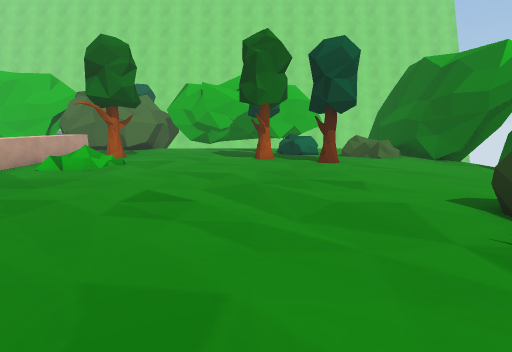
view 1 (above)

18 first-person views from a walk through a Unity game level. The camera is 1.4 m above the floor, tilts 10° down and sees 85° across. The floor is counted in squares, 1 m on a side. Each view is taken from the middle of a square. On the plan, view 1 faces up. The plan holds only what a view shows up to about 14 squares ahead; the rest is blank. The place goes on beyond the plan. The player character is not drawn. Some animated figures are not drawn.

view 2
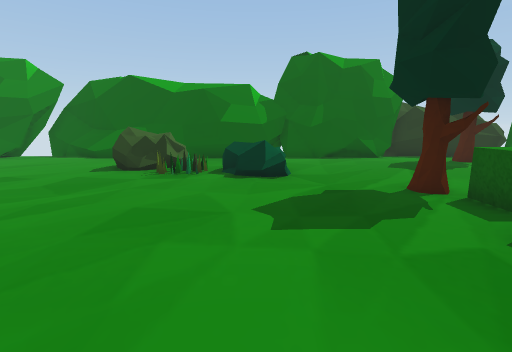

view 3
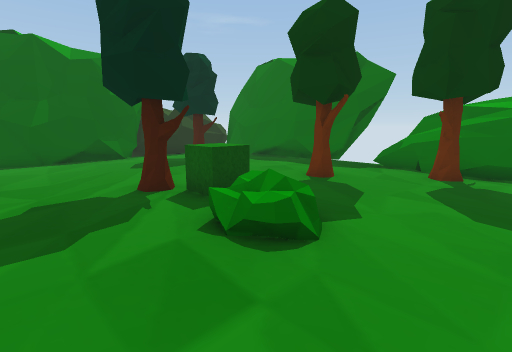

view 4
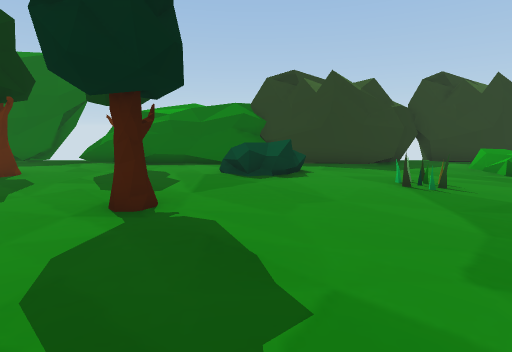

view 5
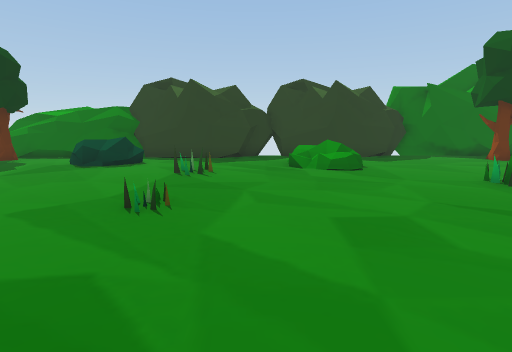

view 6
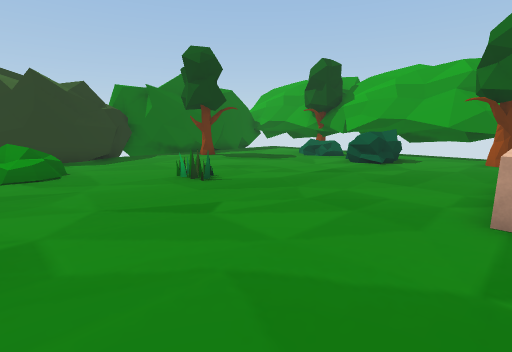

view 7
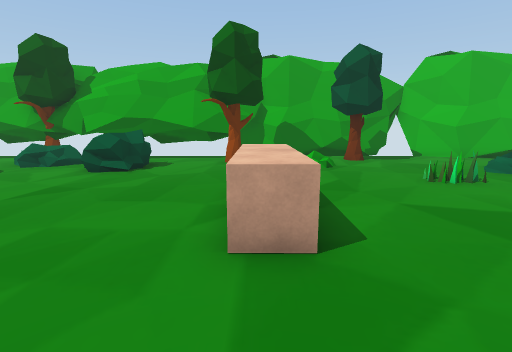

view 8
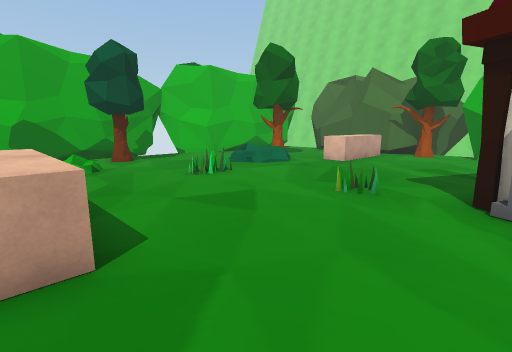

view 9
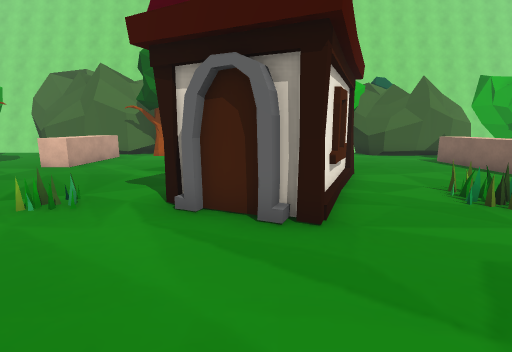

view 10
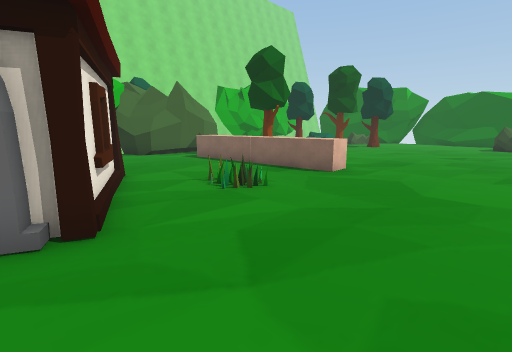

view 11
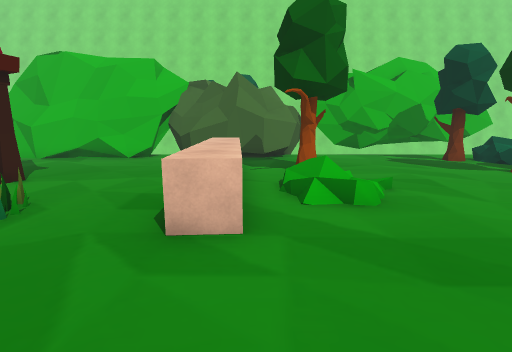

view 12
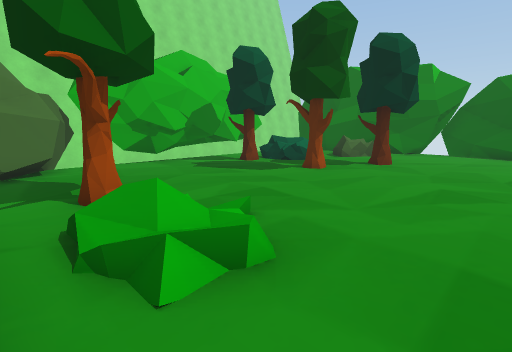

view 13
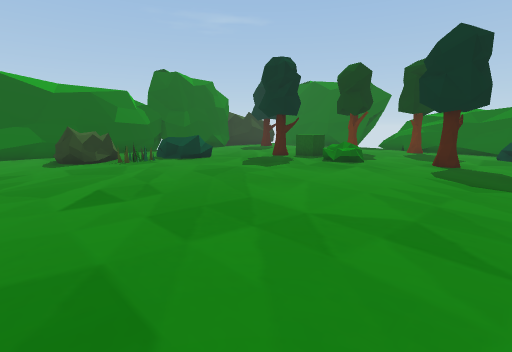

view 14
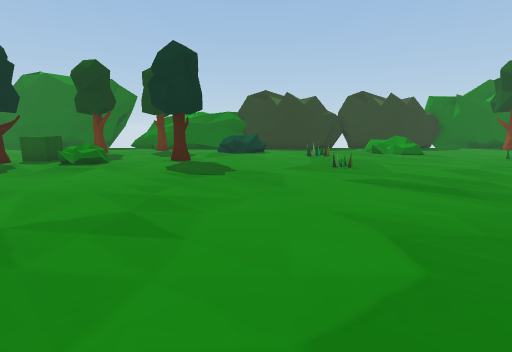

view 15
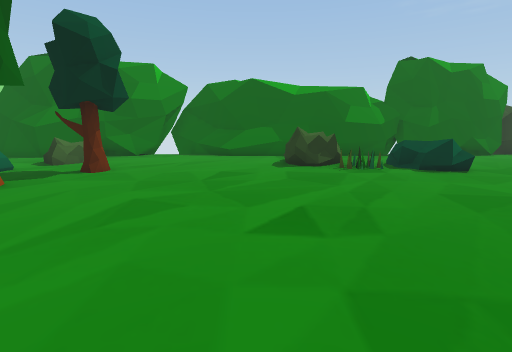

view 16
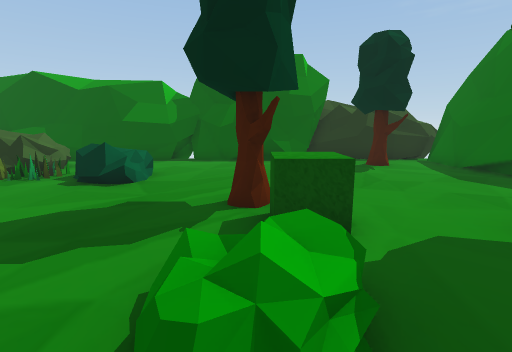

view 17
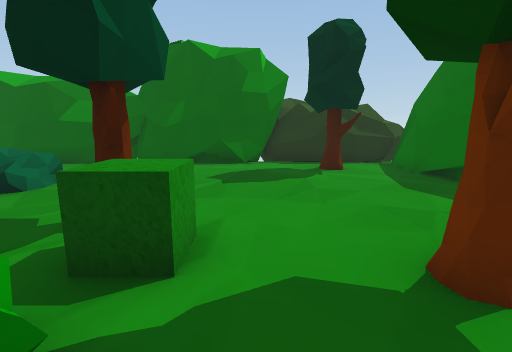

view 18
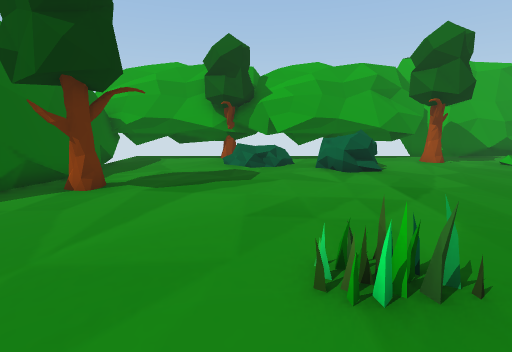

### Floor plan
Key: @ floor where view 1 was taken; # wall or solid block; x gap in a wall; . main floor; : floor 0.25 m higher than the main floor; + floor 0.5 m higher than the main floor; / step, stairs or slope; = window, fence, low wall or low ledge; ^ raised ledge; T tree; H house; O other object.
Columns run from 32 left of view 1 to 10 right of it. Each row starts with its distance up from view 1.
 18          #####     ##     #########    #
 17    .######TT###############........    #
 16    ...  ^.... .......###........TTO  ..#
 15     ..  ^....  ..................OOO...##
 14      .. ^..... ........^..........OO.O ##
 13  ##  T..^.....  .......^.TT.....TT..OOO##
 12  #.  T/.......    .....^..T.....T.......#
 11 ##..   /......   HH....^.+ ........T....##
 10 #.../ /.......   H.....^.: ..............#
  9 #..../........   H.....^^.:..............#
  8 #..........O.HH H...O..^^...............=#
  7 #T.....O.......HH.......................##
  6 #.T.....................................##
  5 #..//...............................OO..##
  4 #=./ .......... ....................OOO.##
  3 #.../   .^^... . ...................OOO.#
  2 #.T.... ^^^^... . ......................#
  1 ##.T............ ...................OO..#
  0  #..............................@..OO...#
 -1  ##................................OO...##
 -2  ##OOO..................................OOO
 -3   # OO..............O...................OOO
 -4   #.O........................O OOT......OOO
 -5   #=........O.............T...O.O.......OOO
 -6   #OO.....................T.............OO
 -7   #O...........//...O...................OOO
 -8   #............  /.....OO......TT.....TTOOO
 -9   #............  ......OOO...T..T.....T.OOO
-10   #....TT...... O.......x...TT..........OO
-11   #...#=T...OOOOO.OOOOOO ####^=.....###=OOO
-12   #########OOOOOOOOOOOO### #### #########O
-13           # OOOOOO   OOO

Positions as (right, up) in squares from view 1, and headings:
1: (0, 0), facing up
2: (-5, 0), facing right
3: (-5, -1), facing down-right
4: (-8, 0), facing down
5: (-14, 2), facing down
6: (-16, 2), facing down-left
7: (-18, 2), facing left
8: (-18, 2), facing up-left
9: (-17, 3), facing up
10: (-17, 3), facing up-right
11: (-8, 4), facing up
12: (-8, 7), facing up-right
13: (-8, 7), facing down-right
14: (-9, 7), facing down
15: (-6, 6), facing right
16: (-4, -4), facing right
17: (-3, -6), facing right
18: (-18, -6), facing left
